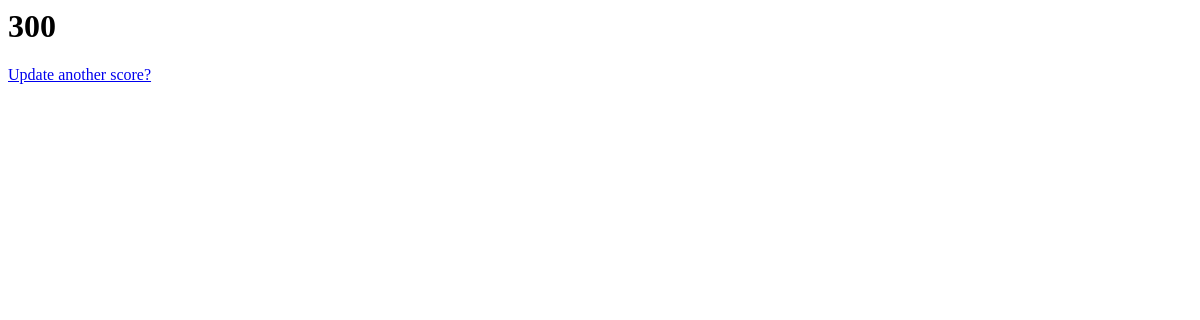
Page /games/1/results/ on the earlier database version.
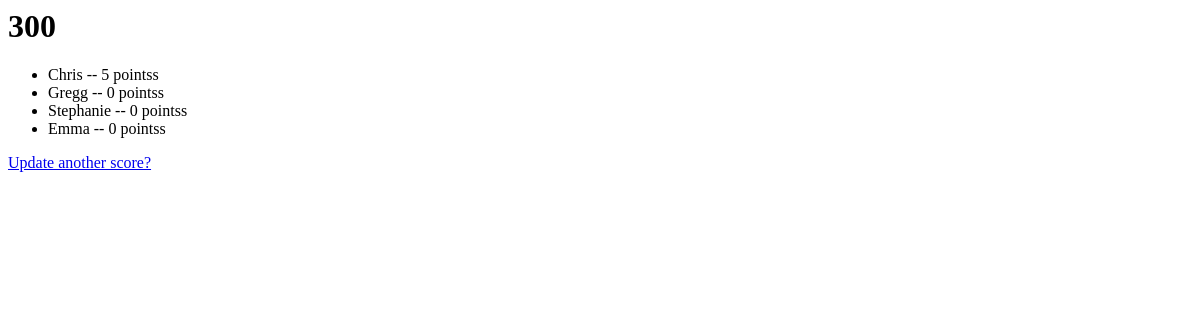
Same page on the later database version.
### games/models.py (models this page shows, shortened)
class Game(models.Model):
    max_score = models.IntegerField(default=300)
    game_date = models.DateTimeField('date game started')

class Player(models.Model):
    game = models.ForeignKey(Game, on_delete=models.CASCADE)
    name = models.CharField(max_length=200)
    points = models.IntegerField(default=0)

### games/views.py (the view)
# urls.py: path('<int:game_id>/results/', views.results, name='results'),
def results(request, game_id):
    game = get_object_or_404(Game, pk=game_id)
    return render(request, 'games/results.html', {'game': game})

### games/templates/games/results.html
<h1>{{ game.max_score }}</h1>
<ul>
{% for player in game.player_set.all %}
    <li>{{ player.name }} -- {{ player.points }} points{{ player.points|pluralize }}</li>
{% endfor %}
</ul>
<a href="{% url 'games:detail' game.id %}">Update another score?</a>

Differences in the rows shown:
added Player: name "Chris", points "5"
added Player: name "Gregg", points "0"
added Player: name "Stephanie", points "0"
added Player: name "Emma", points "0"
